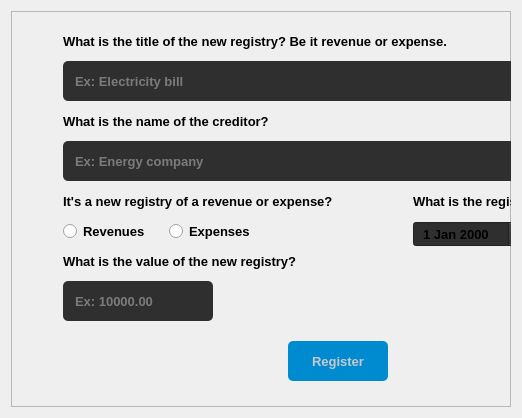
            <widget class="QWidget" name="tb_add">
             <attribute name="icon">
              <iconset>
               <normalon>:/add/mais.png</normalon>
              </iconset>
             </attribute>
             <attribute name="title">
              <string>Add</string>
             </attribute>
             <layout class="QHBoxLayout" name="horizontalLayout_11">
              <item>
               <widget class="QFrame" name="fr_add_content">
                <property name="minimumSize">
                 <size>
                  <width>500</width>
                  <height>396</height>
                 </size>
                </property>
                <property name="maximumSize">
                 <size>
                  <width>654</width>
                  <height>600</height>
                 </size>
                </property>
                <property name="styleSheet">
                 <string notr="true"/>
                </property>
                <property name="frameShape">
                 <enum>QFrame::StyledPanel</enum>
                </property>
                <property name="frameShadow">
                 <enum>QFrame::Raised</enum>
                </property>
                <widget class="QLineEdit" name="ld_add_title">
                 <property name="geometry">
                  <rect>
                   <x>52</x>
                   <y>50</y>
                   <width>550</width>
                   <height>40</height>
                  </rect>
                 </property>
                 <property name="maximumSize">
                  <size>
                   <width>550</width>
                   <height>16777215</height>
                  </size>
                 </property>
                 <property name="font">
                  <font>
                   <pointsize>10</pointsize>
                   <weight>75</weight>
                   <bold>true</bold>
                  </font>
                 </property>
                 <property name="styleSheet">
                  <string notr="true">QLineEdit{
	border-radius: 5px;
	padding-left: 10px;
	padding-right: 10px;
	background-color: rgb(47, 47, 47);
	color: rgb(200,200,200);
}
QLineEdit:focus{
	border: 2px solid rgb(0, 122, 209);
	border: 2px solid rgb(172, 235, 226);
	color: rgb(255,255,255);
}</string>
                 </property>
                 <property name="maxLength">
                  <number>40</number>
                 </property>
                 <property name="placeholderText">
                  <string>Ex: Electricity bill</string>
                 </property>
                </widget>
                <widget class="QLineEdit" name="ld_add_creditor">
                 <property name="geometry">
                  <rect>
                   <x>52</x>
                   <y>130</y>
                   <width>550</width>
                   <height>40</height>
                  </rect>
                 </property>
                 <property name="maximumSize">
                  <size>
                   <width>550</width>
                   <height>16777215</height>
                  </size>
                 </property>
                 <property name="font">
                  <font>
                   <pointsize>10</pointsize>
                   <weight>75</weight>
                   <bold>true</bold>
                  </font>
                 </property>
                 <property name="styleSheet">
                  <string notr="true">QLineEdit{
	border-radius: 5px;
	padding-left: 10px;
	padding-right: 10px;
	background-color: rgb(47, 47, 47);
	color: rgb(200,200,200);
}
QLineEdit:focus{
	border: 2px solid rgb(0, 122, 209);
	border: 2px solid rgb(172, 235, 226);
	color: rgb(255,255,255);
}</string>
                 </property>
                 <property name="maxLength">
                  <number>40</number>
                 </property>
                 <property name="placeholderText">
                  <string>Ex: Energy company</string>
                 </property>
                </widget>
                <widget class="QRadioButton" name="rb_add_revenues">
                 <property name="geometry">
                  <rect>
                   <x>52</x>
                   <y>210</y>
                   <width>96</width>
                   <height>20</height>
                  </rect>
                 </property>
                 <property name="font">
                  <font>
                   <pointsize>10</pointsize>
                   <weight>75</weight>
                   <bold>true</bold>
                  </font>
                 </property>
                 <property name="cursor">
                  <cursorShape>PointingHandCursor</cursorShape>
                 </property>
                 <property name="styleSheet">
                  <string notr="true"/>
                 </property>
                 <property name="text">
                  <string>Revenues</string>
                 </property>
                </widget>
                <widget class="QRadioButton" name="rb_add_expenses">
                 <property name="geometry">
                  <rect>
                   <x>158</x>
                   <y>210</y>
                   <width>96</width>
                   <height>20</height>
                  </rect>
                 </property>
                 <property name="font">
                  <font>
                   <pointsize>10</pointsize>
                   <weight>75</weight>
                   <bold>true</bold>
                  </font>
                 </property>
                 <property name="cursor">
                  <cursorShape>PointingHandCursor</cursorShape>
                 </property>
                 <property name="text">
                  <string>Expenses</string>
                 </property>
                </widget>
                <widget class="QLabel" name="lb_add_question_rev_exp">
                 <property name="geometry">
                  <rect>
                   <x>52</x>
                   <y>180</y>
                   <width>280</width>
                   <height>20</height>
                  </rect>
                 </property>
                 <property name="font">
                  <font>
                   <pointsize>10</pointsize>
                   <weight>75</weight>
                   <bold>true</bold>
                  </font>
                 </property>
                 <property name="text">
                  <string>It's a new registry of a revenue or expense?</string>
                 </property>
                </widget>
                <widget class="QLabel" name="lb_add_question_title">
                 <property name="geometry">
                  <rect>
                   <x>52</x>
                   <y>20</y>
                   <width>410</width>
                   <height>20</height>
                  </rect>
                 </property>
                 <property name="font">
                  <font>
                   <pointsize>10</pointsize>
                   <weight>75</weight>
                   <bold>true</bold>
                  </font>
                 </property>
                 <property name="text">
                  <string>What is the title of the new registry? Be it revenue or expense.</string>
                 </property>
                </widget>
                <widget class="QLabel" name="lb_add_question_creditor">
                 <property name="geometry">
                  <rect>
                   <x>52</x>
                   <y>100</y>
                   <width>220</width>
                   <height>20</height>
                  </rect>
                 </property>
                 <property name="font">
                  <font>
                   <pointsize>10</pointsize>
                   <weight>75</weight>
                   <bold>true</bold>
                  </font>
                 </property>
                 <property name="text">
                  <string>What is the name of the creditor?</string>
                 </property>
                </widget>
                <widget class="QLineEdit" name="ld_add_value">
                 <property name="geometry">
                  <rect>
                   <x>52</x>
                   <y>270</y>
                   <width>150</width>
                   <height>40</height>
                  </rect>
                 </property>
                 <property name="maximumSize">
                  <size>
                   <width>550</width>
                   <height>16777215</height>
                  </size>
                 </property>
                 <property name="font">
                  <font>
                   <pointsize>10</pointsize>
                   <weight>75</weight>
                   <bold>true</bold>
                  </font>
                 </property>
                 <property name="styleSheet">
                  <string notr="true">QLineEdit{
	border-radius: 5px;
	padding-left: 10px;
	padding-right: 10px;
	background-color: rgb(47, 47, 47);
	color: rgb(200,200,200);
}
QLineEdit:focus{
	border: 2px solid rgb(0, 122, 209);
	border: 2px solid rgb(172, 235, 226);
	color: rgb(255,255,255);
}</string>
                 </property>
                 <property name="maxLength">
                  <number>40</number>
                 </property>
                 <property name="placeholderText">
                  <string>Ex: 10000.00</string>
                 </property>
                </widget>
                <widget class="QLabel" name="lb_add_question_value">
                 <property name="geometry">
                  <rect>
                   <x>52</x>
                   <y>240</y>
                   <width>250</width>
                   <height>20</height>
                  </rect>
                 </property>
                 <property name="font">
                  <font>
                   <pointsize>10</pointsize>
                   <weight>75</weight>
                   <bold>true</bold>
                  </font>
                 </property>
                 <property name="text">
                  <string>What is the value of the new registry?</string>
                 </property>
                </widget>
                <widget class="QLabel" name="lb_add_question_date">
                 <property name="geometry">
                  <rect>
                   <x>402</x>
                   <y>180</y>
                   <width>200</width>
                   <height>20</height>
                  </rect>
                 </property>
                 <property name="font">
                  <font>
                   <pointsize>10</pointsize>
                   <weight>75</weight>
                   <bold>true</bold>
                  </font>
                 </property>
                 <property name="text">
                  <string>What is the registry due date?</string>
                 </property>
                </widget>
                <widget class="QDateEdit" name="de_add_date">
                 <property name="geometry">
                  <rect>
                   <x>402</x>
                   <y>210</y>
                   <width>110</width>
                   <height>26</height>
                  </rect>
                 </property>
                 <property name="font">
                  <font>
                   <pointsize>10</pointsize>
                   <weight>75</weight>
                   <bold>true</bold>
                  </font>
                 </property>
                 <property name="styleSheet">
                  <string notr="true">background-color: rgb(47, 47, 47);
padding-left: 5px;
padding-right: 5px;</string>
                 </property>
                </widget>
                <widget class="QPushButton" name="btn_add_register">
                 <property name="geometry">
                  <rect>
                   <x>277</x>
                   <y>330</y>
                   <width>100</width>
                   <height>40</height>
                  </rect>
                 </property>
                 <property name="font">
                  <font>
                   <pointsize>10</pointsize>
                   <weight>75</weight>
                   <bold>true</bold>
                  </font>
                 </property>
                 <property name="cursor">
                  <cursorShape>PointingHandCursor</cursorShape>
                 </property>
                 <property name="styleSheet">
                  <string notr="true">QPushButton{
	border-radius: 5px;
	background-color: rgb(0, 139, 209);
	color: rgb(200,200,200);
}
QPushButton:hover{
	background-color: rgb(0, 130, 215);
}
QPushButton:pressed{
	background-color: rgb(0, 122, 209);
}</string>
                 </property>
                 <property name="text">
                  <string>Register</string>
                 </property>
                </widget>
               </widget>
              </item>
             </layout>
            </widget>
